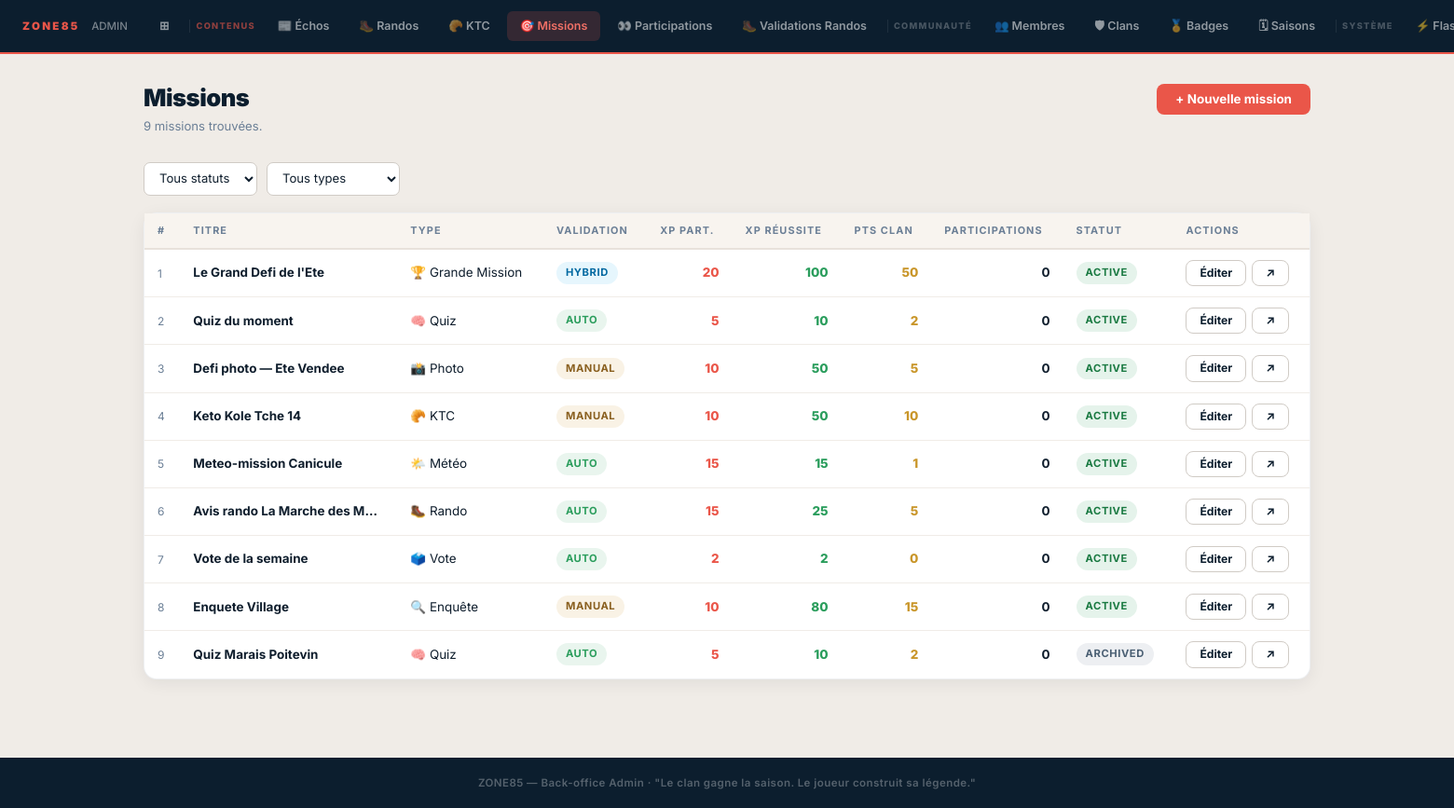
The app's page /admin/missions.php (signed in) with its own data.
### tables this page shows
CREATE TABLE IF NOT EXISTS missions (
  id                         INT UNSIGNED AUTO_INCREMENT PRIMARY KEY,
  game_id                    INT UNSIGNED NULL,
  season_id                  INT UNSIGNED NULL,
  title                      VARCHAR(200) NOT NULL,
  slug                       VARCHAR(200) NOT NULL,
  mission_type               ENUM('seasonal_collective','quiz','vote','photo_challenge','keto_kole_tche',
                                  'rando','weather_mission','investigation','hidden_hunt','premium_game',
                                  'event_flash') NOT NULL,
  description                TEXT,
  instructions               TEXT,
  cover_image                VARCHAR(255) NULL,
  cover_emoji                VARCHAR(20) NULL,
  status                     ENUM('draft','active','closed','archived') NOT NULL DEFAULT 'draft',
  is_collective              TINYINT(1) DEFAULT 0,
  is_flash                   TINYINT(1) DEFAULT 0,
  is_grande_mission          TINYINT(1) DEFAULT 0,
  grande_mission_season_id   INT UNSIGNED NULL,
  validation_mode            ENUM('auto','manual','hybrid') NOT NULL DEFAULT 'auto',
  requires_answer            TINYINT(1) DEFAULT 0,
  requires_upload            TINYINT(1) DEFAULT 0,
  requires_vote              TINYINT(1) DEFAULT 0,
  requires_code              TINYINT(1) DEFAULT 0,
  xp_participation           SMALLINT UNSIGNED DEFAULT 0,
  xp_success                 SMALLINT UNSIGNED DEFAULT 0,
  xp_multiplier              DECIMAL(3,1) DEFAULT 1.0,
  clan_points_participation  SMALLINT UNSIGNED DEFAULT 0,
  clan_points_success        SMALLINT UNSIGNED DEFAULT 0,
  badge_reward_id            INT UNSIGNED NULL,
  flash_badge_id             INT UNSIGNED NULL,
  start_date                 DATE NULL,
  end_date                   DATE NULL,
  flash_start_at             DATETIME NULL,
  flash_end_at               DATETIME NULL,
  display_in_hall            TINYINT(1) DEFAULT 0,
  created_at                 DATETIME NOT NULL DEFAULT CURRENT_TIMESTAMP,
  updated_at                 DATETIME NOT NULL DEFAULT CURRENT_TIMESTAMP ON UPDATE CURRENT_TIMESTAMP,
  UNIQUE KEY uq_missions_slug (slug),
  KEY idx_missions_status        (status),
  KEY idx_missions_type          (mission_type),
  KEY idx_missions_flash         (is_flash, flash_start_at, flash_end_at),
  KEY idx_missions_grande        (is_grande_mission),
  KEY idx_missions_season_grande (grande_mission_season_id),
  CONSTRAINT fk_missions_game        FOREIGN KEY (game_id)               REFERENCES games(id)    ON DELETE SET NULL,
  CONSTRAINT fk_missions_season      FOREIGN KEY (season_id)             REFERENCES seasons(id)  ON DELETE SET NULL,
  CONSTRAINT fk_missions_badge       FOREIGN KEY (badge_reward_id)       REFERENCES badges(id)   ON DELETE SET NULL,
  CONSTRAINT fk_missions_flash_badge FOREIGN KEY (flash_badge_id)        REFERENCES badges(id)   ON DELETE SET NULL
);

### includes/config.php (called while the page is built, shortened)
<?php
function _env(string $key, string $default = ''): string {
    $v = $_ENV[$key] ?? getenv($key);
    return ($v !== false && $v !== null && $v !== '') ? (string)$v : $default;
}

### includes/functions.php (called while the page is built, shortened)
<?php
function e(string $str): string {
    return htmlspecialchars($str, ENT_QUOTES, 'UTF-8');
}
function mission_type_label(string $type): string {
    return [
        'seasonal_collective' => 'Grande Mission',
        'quiz'                => 'Quiz',
        'vote'                => 'Vote',
        'photo_challenge'     => 'Photo',
        'keto_kole_tche'      => 'KTC',
        'rando'               => 'Rando',
        'weather_mission'     => 'Météo',
        'investigation'       => 'Enquête',
        'hidden_hunt'         => 'Chasse cachée',
        'premium_game'        => 'Jeu Premium',
    ][$type] ?? ucfirst($type);
}
function mission_type_icon(string $type): string {
    return [
        'seasonal_collective' => '🏆',
        'quiz'                => '🧠',
        'vote'                => '🗳️',
        'photo_challenge'     => '📸',
        'keto_kole_tche'      => '🥐',
        'rando'               => '🥾',
        'weather_mission'     => '🌤️',
        'investigation'       => '🔍',
        'hidden_hunt'         => '🗝️',
        'premium_game'        => '⭐',
    ][$type] ?? '📌';
}

### admin/missions.php (the view, shortened to what this page needs)
<?php
require_once '../includes/config.php';
require_once '../includes/functions.php';
$filter_type   = $_GET['type']   ?? '';
$pdo      = db();
$missions = [];
if ($pdo) {
    try {
        $where  = ['1=1'];
        $params = [];
        $sql = "
            SELECT m.*,
                   (SELECT COUNT(*) FROM participations p WHERE p.mission_id = m.id) AS nb_participations
            FROM missions m
            WHERE " . implode(' AND ', $where) . "
            ORDER BY m.created_at DESC
            LIMIT 200
        ";
        $s = $pdo->prepare($sql);
        $s->execute($params);
        $missions = $s->fetchAll();
    } catch (PDOException $e) {
        error_log('[ZONE85 admin/missions] ' . $e->getMessage());
    }
}
$type_options   = [
    '' => 'Tous types',
    'seasonal_collective' => 'Grande Mission',
    'quiz'                => 'Quiz',
    'vote'                => 'Vote',
    'photo_challenge'     => 'Photo',
    'keto_kole_tche'      => 'KTC',
    'rando'               => 'Rando',
    'weather_mission'     => 'Météo',
    'investigation'       => 'Enquête',
    'hidden_hunt'         => 'Chasse cachée',
    'premium_game'        => 'Jeu Premium',
];
require_once '_admin-header.php';
?>
<div class="adm-page-header">
  <div>
    <h1 class="adm-page-title">Missions</h1>
    <p class="adm-page-sub"><?= count($missions) ?> mission<?= count($missions) > 1 ? 's' : '' ?> trouvée<?= count($missions) > 1 ? 's' : '' ?>.</p>
  </div>
  <div class="adm-page-actions">
    <a href="mission-edit.php" class="btn-adm btn-adm-primary">+ Nouvelle mission</a>
  </div>
</div>
<form method="GET" class="adm-filters" style="margin-bottom:18px">
  <select name="status" onchange="this.form.submit()">
    <option value="">Tous statuts</option>
  </select>
  <select name="type" onchange="this.form.submit()">
    <?php foreach ($type_options as $v => $l): ?>
    <option value="<?= $v ?>" <?= $filter_type === $v ? 'selected' : '' ?>><?= $l ?></option>
    <?php endforeach; ?>
  </select>
</form>
<div class="adm-card" style="padding:0">
  <?php if (empty($missions)): ?>
  <div class="adm-empty">
    <div class="adm-empty-icon">📋</div>
    <p>Aucune mission trouvée.</p>
    <a href="mission-edit.php" class="btn-adm btn-adm-primary" style="margin-top:16px">Créer la première mission</a>
  </div>
  <?php else: ?>
  <div class="adm-table-wrap">
    <table class="adm-table">
      <thead>
        <tr>
          <th>#</th>
          <th>Titre</th>
          <th>Type</th>
          <th>Validation</th>
          <th>XP part.</th>
          <th>XP réussite</th>
          <th>Pts clan</th>
          <th>Participations</th>
          <th>Statut</th>
          <th>Actions</th>
        </tr>
      </thead>
      <tbody>
        <?php foreach ($missions as $m): ?>
        <tr>
          <td style="color:#6b7f96;font-size:.75rem"><?= (int)$m['id'] ?></td>
          <td style="font-weight:700;max-width:220px">
            <div style="white-space:nowrap;overflow:hidden;text-overflow:ellipsis;max-width:220px">
              <?= e($m['title']) ?>
            </div>
          </td>
          <td><?= mission_type_icon($m['mission_type']) ?> <?= e(mission_type_label($m['mission_type'])) ?></td>
          <td><span class="adm-badge badge-<?= e($m['validation_mode']) ?>"><?= e($m['validation_mode']) ?></span></td>
          <td style="text-align:right;color:#ea5649;font-weight:800"><?= (int)$m['xp_participation'] ?></td>
          <td style="text-align:right;color:#2a9d5c;font-weight:800"><?= (int)$m['xp_success'] ?></td>
          <td style="text-align:right;color:#C9962A;font-weight:800"><?= (int)$m['clan_points_success'] ?></td>
          <td style="text-align:right;font-weight:700"><?= (int)$m['nb_participations'] ?></td>
          <td><span class="adm-badge badge-<?= e($m['status']) ?>"><?= e($m['status']) ?></span></td>
          <td>
            <div style="display:flex;gap:6px;flex-wrap:nowrap">
              <a href="mission-edit.php?id=<?= (int)$m['id'] ?>" class="btn-adm btn-adm-ghost btn-adm-sm">Éditer</a>
              <a href="../mission.php?id=<?= (int)$m['id'] ?>" class="btn-adm btn-adm-ghost btn-adm-sm" target="_blank" title="Voir sur le site">↗</a>
            </div>
          </td>
        </tr>
        <?php endforeach; ?>
      </tbody>
    </table>
  </div>
  <?php endif; ?>
</div>
<?php require_once '_admin-footer.php'; ?>

### assets/css/zone85.css (style rules this page uses)
*,*::before,*::after { box-sizing:border-box;margin:0;padding:0 }
html { scroll-behavior:smooth }
body { font-family:'Inter',sans-serif;background:var(--beige);color:var(--text);line-height:1.6;overflow-x:hidden }
a { color:inherit;text-decoration:none }
:root { --primary: #ea5649; --primary-dark: #c73d31; --primary-light:#f07066; --navy-dark: #12314e; --navy-mid: #163756; --navy-pale: #243d52; --navy-deep: #0c1e2e; --beige: #F5F1ED; --beige-light: #FAF7F4; --beige-dark: #EAE4DC; --white: #FFFFFF; --text: #1a2530; --text-mid: #3d4f5c; --text-muted: #7a8a94; --gold: #C9962A; --green: #2a9d5c; --radius-sm: 5px; --radius: 8px; --radius-lg: 12px; --shadow-sm: 0 1px 3px rgba(0,0,0,.08); --shadow-md: 0 4px 16px rgba(0,0,0,.12); --shadow-lg: 0 8px 32px rgba(0,0,0,.18); }

### admin/_admin-header.php (style rules this page uses)
*, *::before, *::after { box-sizing: border-box; }
html, body { margin: 0; padding: 0; height: 100%; }
body { font-family: 'Inter', sans-serif; background: #f0ece7; color: #0f1e2d; min-height: 100vh; }
.adm-page-header { display: flex; align-items: flex-start; justify-content: space-between; gap: 16px; margin-bottom: 28px; flex-wrap: wrap; }
.adm-page-title { font-size: 1.6rem; font-weight: 900; color: #0c1e2e; letter-spacing: -.5px; margin: 0; line-height: 1.2; }
.adm-page-sub { font-size: .82rem; color: #6b7f96; margin: 4px 0 0; }
.adm-page-actions { display: flex; gap: 10px; flex-wrap: wrap; align-items: center; }
.btn-adm { display: inline-flex; align-items: center; gap: 6px; padding: 10px 20px; border-radius: 8px; font-size: .84rem; font-weight: 700; text-decoration: none; cursor: pointer; border: none; font-family: 'Inter', sans-serif; transition: opacity .15s, transform .1s; white-space: nowrap; line-height: 1; }
.btn-adm-primary { background: #ea5649; color: #fff; }
.btn-adm-ghost { background: #fff; color: #0c1e2e; border: 1.5px solid #d0cbc5; }
.btn-adm-sm { padding: 7px 14px; font-size: .76rem; }
.adm-card { background: #fff; border-radius: 14px; box-shadow: 0 4px 18px rgba(12,30,46,.07); border: 1px solid rgba(18,49,78,.07); padding: 24px; margin-bottom: 20px; }
.adm-table-wrap { overflow-x: auto; }
table.adm-table { width: 100%; border-collapse: collapse; font-size: .84rem; }
table.adm-table th { background: #f8f4ef; text-align: left; padding: 10px 14px; font-size: .68rem; font-weight: 700; letter-spacing: .1em; text-transform: uppercase; color: #6b7f96; border-bottom: 2px solid #e8e2db; white-space: nowrap; }
table.adm-table td { padding: 11px 14px; border-bottom: 1px solid #f0ece7; vertical-align: middle; color: #0f1e2d; }
table.adm-table tr:last-child td { border-bottom: none; }
.adm-badge { display: inline-block; padding: 3px 10px; border-radius: 999px; font-size: .7rem; font-weight: 700; text-transform: uppercase; letter-spacing: .05em; }
.badge-active { background: rgba(42,157,92,.12); color: #1a7a42; }
.badge-archived { background: rgba(107,127,150,.12);color: #4a5f73; }
.badge-manual { background: rgba(201,150,42,.12); color: #8a6020; }
.badge-auto { background: rgba(42,157,92,.1); color: #2a9d5c; }
.badge-hybrid { background: rgba(14,165,233,.1); color: #0369a1; }
.adm-filters { display: flex; gap: 10px; flex-wrap: wrap; align-items: center; margin-bottom: 18px; }
.adm-filters select, .adm-filters input { padding: 8px 12px; border-radius: 7px; border: 1.5px solid #d0cbc5; font-family: 'Inter', sans-serif; font-size: .82rem; background: #fff; color: #0f1e2d; }

### records on screen
missions: id "1", title "Le Grand Defi de l'Ete", mission_type "🏆", mission_type "Grande Mission", validation_mode "HYBRID", xp_participation "20", xp_success "100", clan_points_success "50", nb_participations "0", status "ACTIVE"
missions: id "2", title "Quiz du moment", mission_type "🧠", mission_type "Quiz", validation_mode "AUTO", xp_participation "5", xp_success "10", clan_points_success "2", nb_participations "0", status "ACTIVE"
missions: id "3", title "Defi photo — Ete Vendee", mission_type "📸", mission_type "Photo", validation_mode "MANUAL", xp_participation "10", xp_success "50", clan_points_success "5", nb_participations "0", status "ACTIVE"
missions: id "4", title "Keto Kole Tche 14", mission_type "🥐", mission_type "KTC", validation_mode "MANUAL", xp_participation "10", xp_success "50", clan_points_success "10", nb_participations "0", status "ACTIVE"
missions: id "5", title "Meteo-mission Canicule", mission_type "🌤️", mission_type "Météo", validation_mode "AUTO", xp_participation "15", xp_success "15", clan_points_success "1", nb_participations "0", status "ACTIVE"
missions: id "6", title "Avis rando La Marche des M…", mission_type "🥾", mission_type "Rando", validation_mode "AUTO", xp_participation "15", xp_success "25", clan_points_success "5", nb_participations "0", status "ACTIVE"
missions: id "7", title "Vote de la semaine", mission_type "🗳️", mission_type "Vote", validation_mode "AUTO", xp_participation "2", xp_success "2", clan_points_success "0", nb_participations "0", status "ACTIVE"
missions: id "8", title "Enquete Village", mission_type "🔍", mission_type "Enquête", validation_mode "MANUAL", xp_participation "10", xp_success "80", clan_points_success "15", nb_participations "0", status "ACTIVE"
missions: id "9", title "Quiz Marais Poitevin", mission_type "🧠", mission_type "Quiz", validation_mode "AUTO", xp_participation "5", xp_success "10", clan_points_success "2", nb_participations "0", status "ARCHIVED"

### other values on screen
$section_label "CONTENUS"
$label "📰 Échos"
$label "🥾 Randos"
$label "🥐 KTC"
$label "🎯 Missions"
$label "👀 Participations"
$label "🥾 Validations Randos"
$section_label "COMMUNAUTÉ"
$label "👥 Membres"
$label "🛡 Clans"
$label "🏅 Badges"
$label "🗓 Saisons"
$section_label "SYSTÈME"
$label "⚡…"
count($missions) "9"
